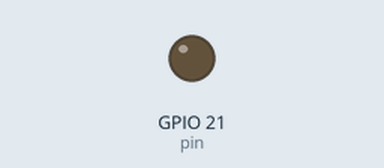
The program below on a simulated ESP32 board running MicroPython. Parts: output pins drawn as LEDs (lit = HIGH). At 3.0 s the program stops and its outputs stay as they are.

Above: at 0.1 s.
At 3.1 s:
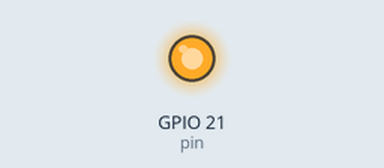
Timing chart, 0 to 4.5 s (numbered marks = the images above):
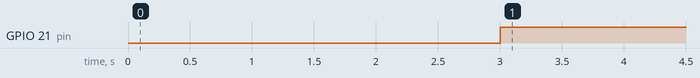

Measured:
- by itself, GPIO 21 (pin): LOW → HIGH at 3.0 s

The program:

Waterpump.py
```python
from machine import Pin
import time

class Waterpump():

    def __init__(self, pin):
        self.pin = Pin(pin, Pin.OUT, value=1)

    def exec(self, duration):
        self.pin.value(0)
        time.sleep(duration)
        self.pin.value(1)


if __name__ == "__main__":
    pump = Waterpump(pin = 21)
    pump.exec(3)
```
